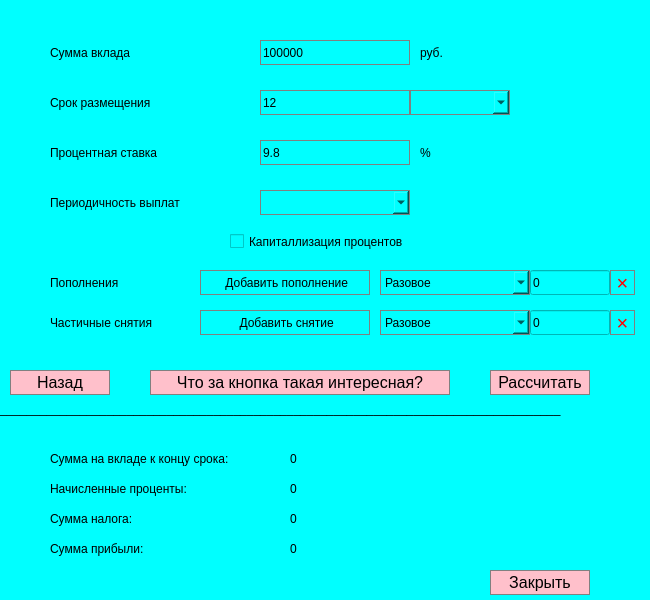
<?xml version="1.0" encoding="UTF-8"?>
<ui version="4.0">
 <class>DepositWindow</class>
 <widget class="QWidget" name="DepositWindow">
  <property name="geometry">
   <rect>
    <x>0</x>
    <y>0</y>
    <width>650</width>
    <height>600</height>
   </rect>
  </property>
  <property name="windowTitle">
   <string>Form</string>
  </property>
  <property name="styleSheet">
   <string notr="true">QWidget {
	background-color: #00FFFF;
}

</string>
  </property>
  <widget class="QCheckBox" name="checkBox">
   <property name="geometry">
    <rect>
     <x>230</x>
     <y>230</y>
     <width>221</width>
     <height>23</height>
    </rect>
   </property>
   <property name="styleSheet">
    <string notr="true">QCheckBox {
	color: black;
}</string>
   </property>
   <property name="text">
    <string>Капиталлизация процентов</string>
   </property>
  </widget>
  <widget class="QPushButton" name="pushButton_back">
   <property name="geometry">
    <rect>
     <x>10</x>
     <y>370</y>
     <width>100</width>
     <height>25</height>
    </rect>
   </property>
   <property name="styleSheet">
    <string notr="true">QPushButton {
	background-color: #FFC0CB;
	color: black;
	border: 1px solid gray;
	font-size: 16px;
}

QPushButton:pressed {
	background-color: qlineargradient(x1: 0, y1: 0, x2: 0, y2: 1, stop: 0 #DB7093, stop: 1 #FFC0CB);
}</string>
   </property>
   <property name="text">
    <string>Назад</string>
   </property>
  </widget>
  <widget class="QPushButton" name="pushButton_about">
   <property name="geometry">
    <rect>
     <x>150</x>
     <y>370</y>
     <width>300</width>
     <height>25</height>
    </rect>
   </property>
   <property name="styleSheet">
    <string notr="true">QPushButton {
	background-color: #FFC0CB;
	color: black;
	border: 1px solid gray;
	font-size: 16px;
}

QPushButton:pressed {
	background-color: qlineargradient(x1: 0, y1: 0, x2: 0, y2: 1, stop: 0 #DB7093, stop: 1 #FFC0CB);
}</string>
   </property>
   <property name="text">
    <string>Что за кнопка такая интересная?</string>
   </property>
  </widget>
  <widget class="QPushButton" name="pushButton_calculate_deposit">
   <property name="geometry">
    <rect>
     <x>490</x>
     <y>370</y>
     <width>100</width>
     <height>25</height>
    </rect>
   </property>
   <property name="styleSheet">
    <string notr="true">QPushButton {
	background-color: #FFC0CB;
	color: black;
	border: 1px solid gray;
	font-size: 16px;
}

QPushButton:pressed {
	background-color: qlineargradient(x1: 0, y1: 0, x2: 0, y2: 1, stop: 0 #DB7093, stop: 1 #FFC0CB);
}</string>
   </property>
   <property name="text">
    <string>Рассчитать</string>
   </property>
  </widget>
  <widget class="QLabel" name="label_money">
   <property name="geometry">
    <rect>
     <x>50</x>
     <y>40</y>
     <width>110</width>
     <height>25</height>
    </rect>
   </property>
   <property name="styleSheet">
    <string notr="true">QLabel {
	color: black;
}</string>
   </property>
   <property name="text">
    <string>Сумма вклада</string>
   </property>
  </widget>
  <widget class="QLabel" name="label_time_r">
   <property name="geometry">
    <rect>
     <x>50</x>
     <y>90</y>
     <width>130</width>
     <height>25</height>
    </rect>
   </property>
   <property name="styleSheet">
    <string notr="true">QLabel {
	color: black;
}</string>
   </property>
   <property name="text">
    <string>Срок размещения</string>
   </property>
  </widget>
  <widget class="QLabel" name="label_percent">
   <property name="geometry">
    <rect>
     <x>50</x>
     <y>140</y>
     <width>140</width>
     <height>25</height>
    </rect>
   </property>
   <property name="styleSheet">
    <string notr="true">QLabel {
	color: black;
}</string>
   </property>
   <property name="text">
    <string>Процентная ставка</string>
   </property>
  </widget>
  <widget class="QLabel" name="label_rate_of_payment">
   <property name="geometry">
    <rect>
     <x>50</x>
     <y>190</y>
     <width>170</width>
     <height>25</height>
    </rect>
   </property>
   <property name="styleSheet">
    <string notr="true">QLabel {
	color: black;
}</string>
   </property>
   <property name="text">
    <string>Периодичность выплат</string>
   </property>
  </widget>
  <widget class="QLabel" name="label_add">
   <property name="geometry">
    <rect>
     <x>50</x>
     <y>270</y>
     <width>100</width>
     <height>25</height>
    </rect>
   </property>
   <property name="styleSheet">
    <string notr="true">QLabel {
	color: black;
}</string>
   </property>
   <property name="text">
    <string>Пополнения</string>
   </property>
  </widget>
  <widget class="QLabel" name="label_sub">
   <property name="geometry">
    <rect>
     <x>50</x>
     <y>310</y>
     <width>130</width>
     <height>25</height>
    </rect>
   </property>
   <property name="styleSheet">
    <string notr="true">QLabel {
	color: black;
}</string>
   </property>
   <property name="text">
    <string>Частичные снятия</string>
   </property>
  </widget>
  <widget class="QLineEdit" name="lineEdit_amount_money">
   <property name="geometry">
    <rect>
     <x>260</x>
     <y>40</y>
     <width>150</width>
     <height>25</height>
    </rect>
   </property>
   <property name="styleSheet">
    <string notr="true">QLineEdit {
	color: black;
	border: 1px solid gray;
}</string>
   </property>
   <property name="text">
    <string>100000</string>
   </property>
  </widget>
  <widget class="QLineEdit" name="lineEdit_time_replament">
   <property name="geometry">
    <rect>
     <x>260</x>
     <y>90</y>
     <width>150</width>
     <height>25</height>
    </rect>
   </property>
   <property name="styleSheet">
    <string notr="true">QLineEdit {
	color: black;
	border: 1px solid gray;
}</string>
   </property>
   <property name="text">
    <string>12</string>
   </property>
  </widget>
  <widget class="QLineEdit" name="lineEdit_rate_of_exchange">
   <property name="geometry">
    <rect>
     <x>260</x>
     <y>140</y>
     <width>150</width>
     <height>25</height>
    </rect>
   </property>
   <property name="styleSheet">
    <string notr="true">QLineEdit {
	color: black;
	border: 1px solid gray;
}</string>
   </property>
   <property name="text">
    <string>9.8</string>
   </property>
  </widget>
  <widget class="QPushButton" name="pushButton_add_money">
   <property name="geometry">
    <rect>
     <x>200</x>
     <y>270</y>
     <width>170</width>
     <height>25</height>
    </rect>
   </property>
   <property name="styleSheet">
    <string notr="true">QPushButton {
	color: black;
	border: 1px solid gray;
}

QPushButton:pressed {
	background-color: qlineargradient(x1: 0, y1: 0, x2: 0, y2: 1, stop: 0 #00CED1, stop: 1 #00CDE1);
}</string>
   </property>
   <property name="text">
    <string> Добавить пополнение</string>
   </property>
  </widget>
  <widget class="QPushButton" name="pushButton_sub_money">
   <property name="geometry">
    <rect>
     <x>200</x>
     <y>310</y>
     <width>170</width>
     <height>25</height>
    </rect>
   </property>
   <property name="styleSheet">
    <string notr="true">QPushButton {
	color: black;
	border: 1px solid gray;
}

QPushButton:pressed {
	background-color: qlineargradient(x1: 0, y1: 0, x2: 0, y2: 1, stop: 0 #00CED1, stop: 1 #00CDE1);
}</string>
   </property>
   <property name="text">
    <string> Добавить снятие</string>
   </property>
  </widget>
  <widget class="QComboBox" name="comboBox_time">
   <property name="geometry">
    <rect>
     <x>410</x>
     <y>90</y>
     <width>100</width>
     <height>25</height>
    </rect>
   </property>
   <property name="styleSheet">
    <string notr="true">QComboBox {
	color: black;
	border: 1px solid gray;
}</string>
   </property>
  </widget>
  <widget class="QComboBox" name="comboBox_rate_of_payment">
   <property name="geometry">
    <rect>
     <x>260</x>
     <y>190</y>
     <width>150</width>
     <height>25</height>
    </rect>
   </property>
   <property name="styleSheet">
    <string notr="true">QComboBox {
	color: black;
	border: 1px solid gray;
}</string>
   </property>
  </widget>
  <widget class="QLabel" name="label_7">
   <property name="geometry">
    <rect>
     <x>420</x>
     <y>140</y>
     <width>20</width>
     <height>25</height>
    </rect>
   </property>
   <property name="styleSheet">
    <string notr="true">QLabel {
	color: black;
}</string>
   </property>
   <property name="text">
    <string>%</string>
   </property>
  </widget>
  <widget class="QLabel" name="label_8">
   <property name="geometry">
    <rect>
     <x>420</x>
     <y>40</y>
     <width>30</width>
     <height>25</height>
    </rect>
   </property>
   <property name="styleSheet">
    <string notr="true">QLabel {
	color: black;
}</string>
   </property>
   <property name="text">
    <string>руб.</string>
   </property>
  </widget>
  <widget class="QPushButton" name="pushButton_close">
   <property name="geometry">
    <rect>
     <x>490</x>
     <y>570</y>
     <width>100</width>
     <height>25</height>
    </rect>
   </property>
   <property name="styleSheet">
    <string notr="true">QPushButton {
	background-color: #FFC0CB;
	color: black;
	border: 1px solid gray;
	font-size: 16px;
}

QPushButton:pressed {
	background-color: qlineargradient(x1: 0, y1: 0, x2: 0, y2: 1, stop: 0 #DB7093, stop: 1 #FFC0CB);
}</string>
   </property>
   <property name="text">
    <string>Закрыть</string>
   </property>
  </widget>
  <widget class="QLabel" name="label_19">
   <property name="geometry">
    <rect>
     <x>0</x>
     <y>400</y>
     <width>600</width>
     <height>17</height>
    </rect>
   </property>
   <property name="styleSheet">
    <string notr="true">QLabel {
	color: black;
}</string>
   </property>
   <property name="text">
    <string>____________________________________________________________________________________</string>
   </property>
  </widget>
  <widget class="QLabel" name="label_20">
   <property name="geometry">
    <rect>
     <x>50</x>
     <y>450</y>
     <width>230</width>
     <height>17</height>
    </rect>
   </property>
   <property name="styleSheet">
    <string notr="true">QLabel {
	color: black;
}</string>
   </property>
   <property name="text">
    <string>Сумма на вкладе к концу срока:</string>
   </property>
  </widget>
  <widget class="QLabel" name="label_total_money">
   <property name="geometry">
    <rect>
     <x>290</x>
     <y>450</y>
     <width>200</width>
     <height>17</height>
    </rect>
   </property>
   <property name="styleSheet">
    <string notr="true">QLabel {
	color: black;
}</string>
   </property>
   <property name="text">
    <string>0</string>
   </property>
  </widget>
  <widget class="QLabel" name="label_21">
   <property name="geometry">
    <rect>
     <x>50</x>
     <y>480</y>
     <width>180</width>
     <height>17</height>
    </rect>
   </property>
   <property name="styleSheet">
    <string notr="true">QLabel {
	color: black;
}</string>
   </property>
   <property name="text">
    <string>Начисленные проценты:</string>
   </property>
  </widget>
  <widget class="QLabel" name="label_total_percent">
   <property name="geometry">
    <rect>
     <x>290</x>
     <y>480</y>
     <width>200</width>
     <height>17</height>
    </rect>
   </property>
   <property name="styleSheet">
    <string notr="true">QLabel {
	color: black;
}</string>
   </property>
   <property name="text">
    <string>0</string>
   </property>
  </widget>
  <widget class="QLabel" name="label_22">
   <property name="geometry">
    <rect>
     <x>50</x>
     <y>510</y>
     <width>110</width>
     <height>17</height>
    </rect>
   </property>
   <property name="styleSheet">
    <string notr="true">QLabel {
	color: black;
}</string>
   </property>
   <property name="text">
    <string>Сумма налога:</string>
   </property>
  </widget>
  <widget class="QLabel" name="label_total_tax">
   <property name="geometry">
    <rect>
     <x>290</x>
     <y>510</y>
     <width>200</width>
     <height>17</height>
    </rect>
   </property>
   <property name="styleSheet">
    <string notr="true">QLabel {
	color: black;
}</string>
   </property>
   <property name="text">
    <string>0</string>
   </property>
  </widget>
  <widget class="QLabel" name="label_23">
   <property name="geometry">
    <rect>
     <x>50</x>
     <y>540</y>
     <width>120</width>
     <height>17</height>
    </rect>
   </property>
   <property name="styleSheet">
    <string notr="true">QLabel {
	color: black;
}</string>
   </property>
   <property name="text">
    <string>Сумма прибыли:</string>
   </property>
  </widget>
  <widget class="QLabel" name="label_amount_profit">
   <property name="geometry">
    <rect>
     <x>290</x>
     <y>540</y>
     <width>200</width>
     <height>17</height>
    </rect>
   </property>
   <property name="styleSheet">
    <string notr="true">QLabel {
	color: black;
}</string>
   </property>
   <property name="text">
    <string>0</string>
   </property>
  </widget>
  <widget class="QComboBox" name="comboBox_add_money">
   <property name="geometry">
    <rect>
     <x>380</x>
     <y>270</y>
     <width>150</width>
     <height>25</height>
    </rect>
   </property>
   <property name="styleSheet">
    <string notr="true">QComboBox {
	color: black;
	border: 1px solid gray;
}</string>
   </property>
   <item>
    <property name="text">
     <string>Разовое</string>
    </property>
   </item>
   <item>
    <property name="text">
     <string>Раз в месяц</string>
    </property>
   </item>
   <item>
    <property name="text">
     <string>Раз в три месяца</string>
    </property>
   </item>
   <item>
    <property name="text">
     <string>Раз в пол года</string>
    </property>
   </item>
  </widget>
  <widget class="QLineEdit" name="lineEdit_add_money">
   <property name="geometry">
    <rect>
     <x>530</x>
     <y>270</y>
     <width>80</width>
     <height>25</height>
    </rect>
   </property>
   <property name="styleSheet">
    <string notr="true">QLineEdit {
	color: black;
	border: 1px solid gray;QLineEdit {
	color: black;
	border: 1px solid gray;
}
}</string>
   </property>
   <property name="text">
    <string>0</string>
   </property>
  </widget>
  <widget class="QPushButton" name="pushButton_close_add_money">
   <property name="geometry">
    <rect>
     <x>610</x>
     <y>270</y>
     <width>25</width>
     <height>25</height>
    </rect>
   </property>
   <property name="styleSheet">
    <string notr="true">QPushButton {
	color: red;
	border: 1px solid gray;
	font-size: 20px;
}

QPushButton:pressed {
	background-color: qlineargradient(x1: 0, y1: 0, x2: 0, y2: 1, stop: 0 #00CED1, stop: 1 #00CDE1);
}</string>
   </property>
   <property name="text">
    <string>×</string>
   </property>
  </widget>
  <widget class="QLineEdit" name="lineEdit_sub_money">
   <property name="geometry">
    <rect>
     <x>530</x>
     <y>310</y>
     <width>80</width>
     <height>25</height>
    </rect>
   </property>
   <property name="styleSheet">
    <string notr="true">QLineEdit {
	color: black;
	border: 1px solid gray;QLineEdit {
	color: black;
	border: 1px solid gray;
}
}</string>
   </property>
   <property name="text">
    <string>0</string>
   </property>
  </widget>
  <widget class="QPushButton" name="pushButton_close_sub_money">
   <property name="geometry">
    <rect>
     <x>610</x>
     <y>310</y>
     <width>25</width>
     <height>25</height>
    </rect>
   </property>
   <property name="styleSheet">
    <string notr="true">QPushButton {
	color: red;
	border: 1px solid gray;
	font-size: 20px;
}

QPushButton:pressed {
	background-color: qlineargradient(x1: 0, y1: 0, x2: 0, y2: 1, stop: 0 #00CED1, stop: 1 #00CDE1);
}</string>
   </property>
   <property name="text">
    <string>×</string>
   </property>
  </widget>
  <widget class="QComboBox" name="comboBox_sub_money">
   <property name="geometry">
    <rect>
     <x>380</x>
     <y>310</y>
     <width>150</width>
     <height>25</height>
    </rect>
   </property>
   <property name="styleSheet">
    <string notr="true">QComboBox {
	color: black;
	border: 1px solid gray;
}</string>
   </property>
   <item>
    <property name="text">
     <string>Разовое</string>
    </property>
   </item>
   <item>
    <property name="text">
     <string>Раз в месяц</string>
    </property>
   </item>
   <item>
    <property name="text">
     <string>Раз в три месяца</string>
    </property>
   </item>
   <item>
    <property name="text">
     <string>Раз в пол года</string>
    </property>
   </item>
  </widget>
 </widget>
 <resources/>
 <connections/>
</ui>
